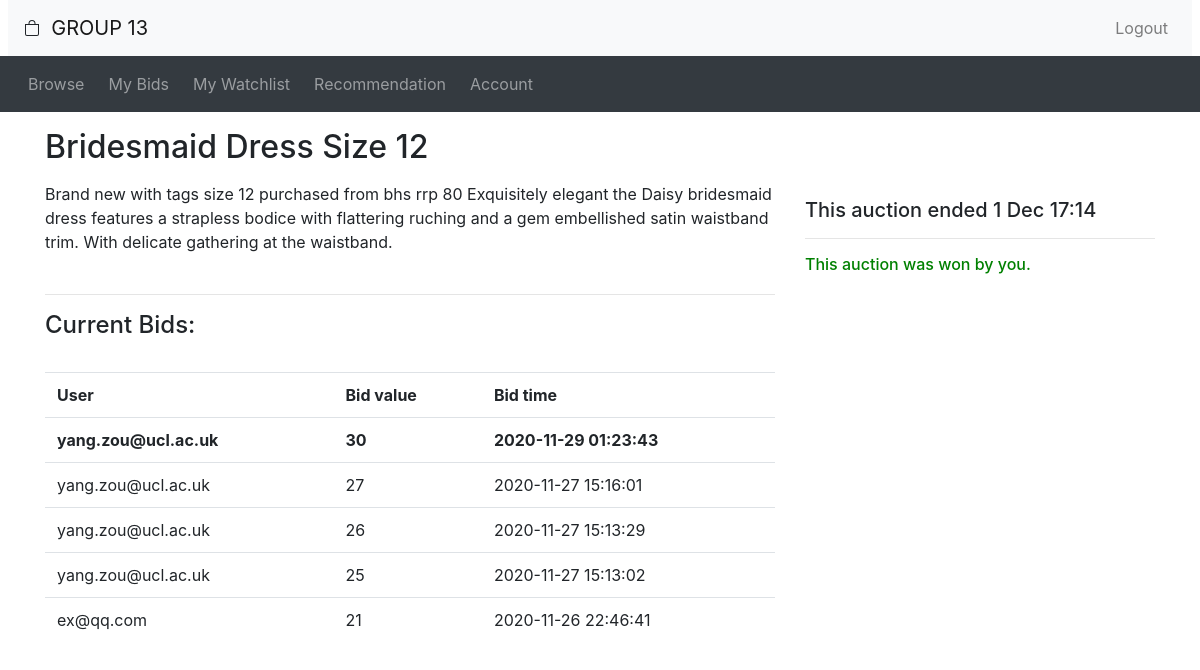
Screenshot of /auction/listing.php?item_id=2 (signed in) with the database file from the repository.
### tables this page shows
CREATE TABLE IF NOT EXISTS `auction` (
  `auctionNo` int(10) UNSIGNED NOT NULL AUTO_INCREMENT,
  `auctionStatus` tinyint(1) NOT NULL DEFAULT '1',
  `category` varchar(35) NOT NULL DEFAULT 'Other',
  `title` varchar(100) NOT NULL DEFAULT 'Unnamed Auction',
  `auctionDescription` text,
  `startingPrice` int(10) UNSIGNED NOT NULL,
  `reservePrice` int(10) UNSIGNED NOT NULL DEFAULT '0',
  `increments` int(10) UNSIGNED NOT NULL DEFAULT '1',
  `startDate` datetime NOT NULL,
  `endDate` datetime NOT NULL,
  `sellerId` int(11) UNSIGNED NOT NULL,
  PRIMARY KEY (`auctionNo`),
  KEY `sellerId` (`sellerId`)
);

CREATE TABLE IF NOT EXISTS `buyer` (
  `buyerId` int(10) UNSIGNED NOT NULL AUTO_INCREMENT,
  `email` varchar(255) NOT NULL,
  `password` varchar(255) NOT NULL,
  `firstName` varchar(35) NOT NULL,
  `lastName` varchar(35) NOT NULL,
  `level` tinyint(3) UNSIGNED NOT NULL DEFAULT '0',
  PRIMARY KEY (`buyerId`),
  UNIQUE KEY `email` (`email`)
);

CREATE TABLE IF NOT EXISTS `bid` (
  `bidNo` int(10) UNSIGNED NOT NULL AUTO_INCREMENT,
  `bidStatus` tinyint(1) NOT NULL DEFAULT '1',
  `bidAmount` int(10) UNSIGNED NOT NULL,
  `bidTime` datetime NOT NULL,
  PRIMARY KEY (`bidNo`)
);

### auction/listing.php (the view, shortened to what this page needs)
<?php require_once("header.php")?>
<?php
  $item_id = $_GET['item_id'];
  $query1 = ("SELECT a.title, a.auctionDescription, MAX(b.bidAmount), a.endDate, startingPrice, auctionStatus  FROM auction AS a, bid AS b, createbid AS c
WHERE b.bidNo = c.bidNo and a.auctionNo = c.auctionNo and a.auctionNo = '$item_id'");
  $result1 = mysqli_query($connection, $query1);
  $row1 = mysqli_fetch_row ($result1);
  $title = $row1[0];
  $auction_status = $row1[5];
  $description = $row1[1];
  $end_time = new DateTime($row1[3]);
  $query2 = ("SELECT COUNT(b.bidAmount) FROM auction AS a, bid AS b, createbid AS c
WHERE b.bidNo = c.bidNo and a.auctionNo = c.auctionNo and a.auctionNo = '$item_id'");
  $result2 = mysqli_query($connection, $query2);
  $row2 = mysqli_fetch_row ($result2);
  $num_bids = $row2[0];
  $now = new DateTime();
?>
<div class="container">
<div class="row">
  <div class="col-sm-8">
    <h2 class="my-3"><?php echo($title); ?></h2>
  </div>
</div>
<div class="row">
  <div class="col-sm-8">
    <div class="itemDescription">
    <?php echo($description); ?>
    </div>
      <?php
      $query3 = "SELECT d.email , b.bidAmount, b.bidTime FROM auction AS a, bid AS b, createbid AS c, buyer AS d
WHERE b.bidNo = c.bidNo and a.auctionNo = c.auctionNo and a.auctionNo = '$item_id' and c.buyerId = d.buyerId ORDER BY b.bidTime DESC";
      $result3 = mysqli_query($connection, $query3);;
      $row3 = mysqli_fetch_row ($result3);
      if ($num_bids >0) {echo "<br><hr><h4>Current Bids: </h4>"."<br><table class=\"table\"><tr><td><strong>User</strong></td><td><strong>Bid value</strong></td><td><strong>Bid time</strong></td></tr>";;
      $counter = 0;
      while ($row3) {
          if ($counter == 0 ) {
              echo "<tr><td><strong>$row3[0]</strong></td><td><strong>$row3[1]</strong></td><td><strong>$row3[2]</strong></td></tr>";
          }
          else {
            echo "<tr><td>$row3[0]</td><td>$row3[1]</td><td>$row3[2]</td></tr>";
          }
          $row3 = mysqli_fetch_row ($result3);
          $counter = $counter+1;
        }
          echo "</table><br>";
      }
      else {
        echo "<br><hr><h4 style=\"color:red\">No bids!</hr>";
      }
?>
  </div>
  <div class="col-sm-4">
    <p>
<?php if ($now > $end_time && $auction_status == 0): ?>
<?php $fetch_winner_query = "SELECT email FROM buyer WHERE buyerId = (SELECT buyerId FROM winner WHERE auctionNo = '$item_id') ";
      $fetch_winner = mysqli_fetch_row(mysqli_query($connection, $fetch_winner_query)); ?>
     <h5>This auction ended <?php echo(date_format($end_time, 'j M H:i')) ?></h5><hr>
     <?php if (!$fetch_winner) {
        echo "<h6 style=\"color:red\">This auction had no winner - either there were no valid bids, or the reserve price wasn't reached.</h6>";
      }
      else {
        if (isset($_SESSION['username']) && $fetch_winner[0]==$_SESSION['username']) {$fetch_winner[0] = "you";}
        echo "<h6 style=\"color:green\">This auction was won by $fetch_winner[0].";
      }
      ?>
<?php endif ?>
  </div>
</div>

### rows the page displays
auction: title "Bridesmaid Dress Size 12", auctionDescription "Brand new with tags size 12 purchased from bhs rrp 80 Exquisitely elegant the Daisy bridesmaid dress features a strapless bodice with flattering ruching and a gem embellished satin waistband trim. With delicate gathering at the waistband.", endDate "1 Dec 17:14"
buyer: email "yang.zou@ucl.ac.uk", bid.bidAmount "30", bid.bidTime "2020-11-29 01:23:43", bid.bidAmount "27", bid.bidTime "2020-11-27 15:16:01", bid.bidAmount "26", bid.bidTime "2020-11-27 15:13:29", bid.bidAmount "25", bid.bidTime "2020-11-27 15:13:02"
buyer: email "ex@qq.com", bid.bidAmount "21", bid.bidTime "2020-11-26 22:46:41"

### other values shown
$fetch_winner[0] "you"
